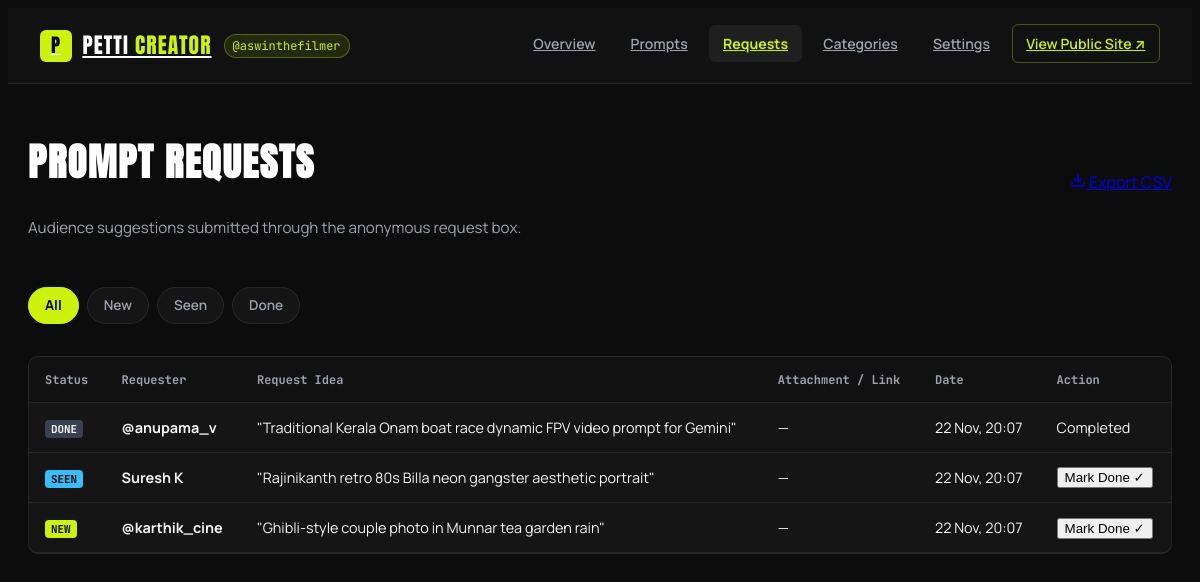
/dashboard/requests/ (signed in), run on the app's committed database.
### requests_app/models.py (models this page shows, shortened)
class PromptRequest(models.Model):
    STATUS_CHOICES = [
        ('new', 'New'),
        ('seen', 'Seen'),
        ('done', 'Done'),
    ]
    text = models.CharField(
        max_length=180,
        help_text="What should I drop next? (max 180 chars)"
    )
    name_or_handle = models.CharField(
        max_length=100,
        blank=True,
        help_text="Optional name or @handle"
    )
    reference_image = models.ImageField(
        upload_to='requests/%Y/%m/',
        blank=True,
        null=True,
        help_text="Optional reference image attachment"
    )
    reference_link = models.URLField(
        blank=True,
        null=True,
        help_text="Optional link to reference image, video, or inspiration"
    )
    ip_address = models.GenericIPAddressField(
        blank=True,
        null=True
    )
    status = models.CharField(
        max_length=20,
        choices=STATUS_CHOICES,
        default='new'
    )
    created_at = models.DateTimeField(auto_now_add=True)
    class Meta:
        verbose_name = "Prompt Request"
        verbose_name_plural = "Prompt Requests"
        ordering = ['-created_at']

### core/dashboard_views.py (the view)
# urls.py: path('requests/', dv.dashboard_requests_list, name='requests_list'),
@user_passes_test(is_influencer_admin, login_url='/admin/login/')
def dashboard_requests_list(request):
    status_filter = request.GET.get('status', 'all')
    requests = PromptRequest.objects.all()
    if status_filter in ['new', 'seen', 'done']:
        requests = requests.filter(status=status_filter)
    context = {
        'requests': requests,
        'status_filter': status_filter,
        'active_tab': 'requests',
    }
    return render(request, 'dashboard/requests_list.html', context)

### core/context_processors.py (called while the page is built)
def get_next_drop_datetime():
    ist = ZoneInfo("Asia/Kolkata")
    now_ist = timezone.now().astimezone(ist)
    drop_time = datetime.time(18, 0, 0)
    target_today = datetime.datetime.combine(now_ist.date(), drop_time, tzinfo=ist)
    if now_ist < target_today:
        return target_today
    else:
        tomorrow = now_ist.date() + datetime.timedelta(days=1)
        return datetime.datetime.combine(tomorrow, drop_time, tzinfo=ist)

def site_context(request):
    try:
        settings = SiteSettings.load()
    except Exception:
        settings = None
    next_drop = get_next_drop_datetime()
    is_unlocked = request.COOKIES.get('unlocked') == 'true' or request.session.get('unlocked') is True
    return {
        'site_settings': settings,
        'youtube_channel_url': settings.youtube_channel_url if settings else "https://youtube.com/@aswinthefilmer?sub_confirmation=1",
        'instagram_url': settings.instagram_url if settings else "https://instagram.com/aswinthefilmer",
        'whatsapp_url': settings.whatsapp_url if settings else "https://whatsapp.com/channel/aswinthefilmer",
        'unlocked_today_count': settings.today_unlocked_count if settings else 2289,
        'next_drop_iso': next_drop.isoformat(),
        'is_unlocked': is_unlocked,
    }

### core/dashboard_views.py (called while the page is built)
def is_influencer_admin(user):
    return user.is_authenticated and (user.is_staff or user.is_superuser)

### core/models.py (called while the page is built)
    @classmethod
    def load(cls):
        obj, created = cls.objects.get_or_create(pk=1)
        return obj

    @property
    def today_unlocked_count(self):
        tz = ZoneInfo(self.timezone or "Asia/Kolkata")
        today_str = timezone.now().astimezone(tz).strftime("%Y-%m-%d")
        hash_val = int(hashlib.md5(f"unlock-{today_str}".encode()).hexdigest()[:6], 16)
        daily_offset = (hash_val % 120) + 17
        return self.unlocked_today_base + daily_offset

### templates/dashboard/requests_list.html (shortened to what this page needs)
{% extends 'dashboard/base_dashboard.html' %}
{% block dash_content %}
<div class="dash-requests-view">
    <div class="dash-page-title-row">
        <div>
            <h1 class="dash-page-title">PROMPT REQUESTS</h1>
            <p class="dash-page-sub">Audience suggestions submitted through the anonymous request box.</p>
        </div>
        <div class="dash-action-group">
            <a href="{% url 'dashboard:requests_export_csv' %}" class="btn btn-outline">
                <svg width="16" height="16" viewBox="0 0 24 24" fill="none" stroke="currentColor" stroke-width="2">
                    <path d="M21 15v4a2 2 0 0 1-2 2H5a2 2 0 0 1-2-2v-4"></path>
                    <polyline points="7 10 12 15 17 10"></polyline>
                    <line x1="12" y1="15" x2="12" y2="3"></line>
                </svg>
                <span>Export CSV</span>
            </a>
        </div>
    </div>
    <div class="dash-filter-pills">
        <a href="{% url 'dashboard:requests_list' %}?status=all" class="dash-filter-pill {% if status_filter == 'all' %}active{% endif %}">All</a>
        <a href="{% url 'dashboard:requests_list' %}?status=new" class="dash-filter-pill {% if status_filter == 'new' %}active{% endif %}">New</a>
        <a href="{% url 'dashboard:requests_list' %}?status=seen" class="dash-filter-pill {% if status_filter == 'seen' %}active{% endif %}">Seen</a>
        <a href="{% url 'dashboard:requests_list' %}?status=done" class="dash-filter-pill {% if status_filter == 'done' %}active{% endif %}">Done</a>
    </div>
    <div class="dash-table-wrap">
        <table class="dash-table">
            <thead>
                <tr>
                    <th>Status</th>
                    <th>Requester</th>
                    <th>Request Idea</th>
                    <th>Attachment / Link</th>
                    <th>Date</th>
                    <th>Action</th>
                </tr>
            </thead>
            <tbody>
                {% for r in requests %}
                <tr>
                    <td>
                        <span class="status-badge badge-{{ r.status }}">{{ r.status|upper }}</span>
                    </td>
                    <td>
                        <strong>{{ r.name_or_handle|default:"Anonymous" }}</strong>
                    </td>
                    <td class="td-request-text">
                        "{{ r.text }}"
                    </td>
                    <td>
                        {% if not r.reference_image and not r.reference_link %}
                        <span class="text-muted">—</span>
                        {% endif %}
                    </td>
                    <td class="text-muted text-nowrap">
                        {{ r.created_at|date:"d M, H:i" }}
                    </td>
                    <td>
                        {% if r.status != 'done' %}
                        <form method="POST" action="{% url 'dashboard:request_mark_done' r.id %}" style="display:inline;">
                            <button type="submit" class="btn btn-sm btn-lime">Mark Done ✓</button>
                        </form>
                        {% else %}
                        <span class="text-muted">Completed</span>
                        {% endif %}
                    </td>
                </tr>
                {% empty %}
                <tr>
                    <td colspan="6" class="dash-empty-cell">
                        No requests found for this filter.
                    </td>
                </tr>
                {% endfor %}
            </tbody>
        </table>
    </div>
</div>
{% endblock %}

### static/css/dashboard.css (style rules this page uses)
:root { --dash-bg: #0c0c0c; --dash-card: #151515; --dash-border: rgba(255, 255, 255, 0.08); --dash-lime: #CCF20D; --dash-text: #F3F4F6; --dash-muted: #9CA3AF; }
body.dashboard-body { background-color: var(--dash-bg); color: var(--dash-text); font-family: 'Manrope', -apple-system, BlinkMacSystemFont, sans-serif; font-size: 1rem; line-height: 1.5; min-height: 100dvh; padding-bottom: 3rem; }
.dash-page-title-row { display: flex; flex-direction: column; gap: 1rem; margin-bottom: 2rem; }
@media (min-width: 640px) { .dash-page-title-row { flex-direction: row; align-items: center; justify-content: space-between; } }
.dash-page-title { font-family: 'Anton', sans-serif; font-size: clamp(1.8rem, 4vw, 2.4rem); letter-spacing: 0.04em; color: #fff; }
.dash-page-sub { color: var(--dash-muted); font-size: 0.95rem; }
.dash-filter-pills { display: flex; gap: 0.5rem; overflow-x: auto; padding-bottom: 0.75rem; margin-bottom: 1.25rem; -webkit-overflow-scrolling: touch; }
.dash-filter-pill { padding: 0.45rem 1rem; background: var(--dash-card); border: 1px solid var(--dash-border); border-radius: 9999px; color: var(--dash-muted); font-size: 0.85rem; font-weight: 600; white-space: nowrap; text-decoration: none; }
.dash-filter-pill.active { background: var(--dash-lime); color: #000; border-color: var(--dash-lime); font-weight: 700; }
.dash-table-wrap { overflow-x: auto; -webkit-overflow-scrolling: touch; border: 1px solid var(--dash-border); border-radius: 10px; background: var(--dash-card); }
.dash-table { width: 100%; border-collapse: collapse; font-size: 0.9rem; text-align: left; }
.dash-table th { background: #111; padding: 0.85rem 1rem; font-family: 'JetBrains Mono', monospace; font-size: 0.75rem; color: var(--dash-muted); font-weight: 700; border-bottom: 1px solid var(--dash-border); white-space: nowrap; }
.dash-table td { padding: 0.85rem 1rem; border-bottom: 1px solid var(--dash-border); vertical-align: middle; }
.status-badge { font-family: 'JetBrains Mono', monospace; font-size: 0.68rem; font-weight: 700; padding: 2px 6px; border-radius: 4px; }
.badge-new { background: var(--dash-lime); color: #000; }
.badge-seen { background: #38bdf8; color: #000; }
.badge-done { background: #374151; color: #fff; }

### data on the page
PromptRequest: status "DONE", name_or_handle "@anupama_v", text "Traditional Kerala Onam boat race dynamic FPV video prompt for Gemini", created_at "22 Nov, 20:07", shows "Completed"
PromptRequest: status "SEEN", name_or_handle "Suresh K", text "Rajinikanth retro 80s Billa neon gangster aesthetic portrait", created_at "22 Nov, 20:07", shows "Mark Done ✓"
PromptRequest: status "NEW", name_or_handle "@karthik_cine", text "Ghibli-style couple photo in Munnar tea garden rain", created_at "22 Nov, 20:07", shows "Mark Done ✓"
